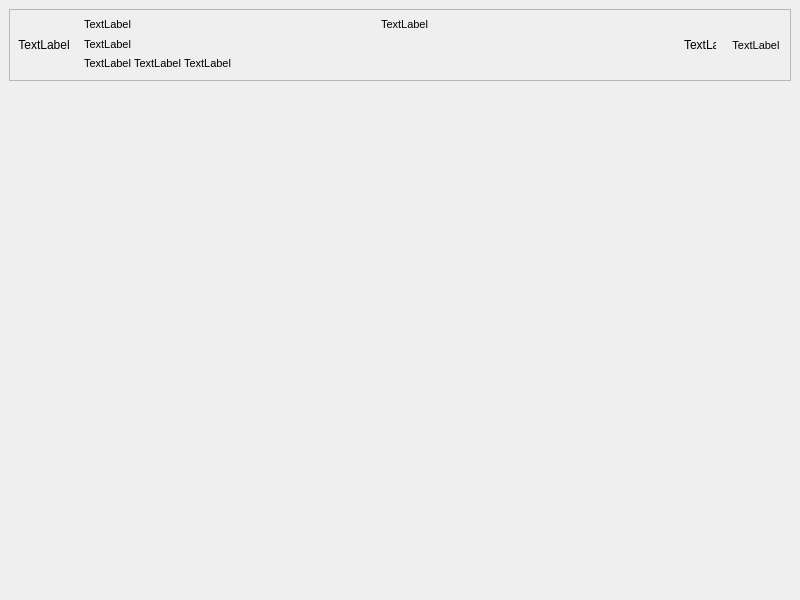
<?xml version="1.0" encoding="UTF-8"?>
<ui version="4.0">
 <class>MainWindow</class>
 <widget class="QMainWindow" name="MainWindow">
  <property name="geometry">
   <rect>
    <x>0</x>
    <y>0</y>
    <width>800</width>
    <height>600</height>
   </rect>
  </property>
  <property name="windowTitle">
   <string>MainWindow</string>
  </property>
  <widget class="QWidget" name="centralwidget">
   <layout class="QVBoxLayout" name="verticalLayout">
    <item>
     <widget class="QFrame" name="TrackDelegate_Mid_Frame">
      <property name="sizePolicy">
       <sizepolicy hsizetype="Preferred" vsizetype="Preferred">
        <horstretch>1</horstretch>
        <verstretch>0</verstretch>
       </sizepolicy>
      </property>
      <property name="minimumSize">
       <size>
        <width>0</width>
        <height>72</height>
       </size>
      </property>
      <property name="maximumSize">
       <size>
        <width>16777215</width>
        <height>72</height>
       </size>
      </property>
      <property name="frameShape">
       <enum>QFrame::StyledPanel</enum>
      </property>
      <property name="frameShadow">
       <enum>QFrame::Raised</enum>
      </property>
      <layout class="QHBoxLayout" name="horizontalLayout_2">
       <property name="spacing">
        <number>8</number>
       </property>
       <property name="leftMargin">
        <number>2</number>
       </property>
       <property name="topMargin">
        <number>2</number>
       </property>
       <property name="rightMargin">
        <number>2</number>
       </property>
       <property name="bottomMargin">
        <number>2</number>
       </property>
       <item>
        <widget class="QLabel" name="TrackDelegate_Mid_Cover_pixmap">
         <property name="minimumSize">
          <size>
           <width>64</width>
           <height>64</height>
          </size>
         </property>
         <property name="maximumSize">
          <size>
           <width>64</width>
           <height>64</height>
          </size>
         </property>
         <property name="text">
          <string>TextLabel</string>
         </property>
         <property name="alignment">
          <set>Qt::AlignCenter</set>
         </property>
        </widget>
       </item>
       <item>
        <widget class="QFrame" name="frame_2">
         <property name="sizePolicy">
          <sizepolicy hsizetype="Preferred" vsizetype="Preferred">
           <horstretch>1</horstretch>
           <verstretch>0</verstretch>
          </sizepolicy>
         </property>
         <property name="frameShape">
          <enum>QFrame::NoFrame</enum>
         </property>
         <property name="frameShadow">
          <enum>QFrame::Raised</enum>
         </property>
         <layout class="QGridLayout" name="gridLayout">
          <property name="leftMargin">
           <number>0</number>
          </property>
          <property name="topMargin">
           <number>0</number>
          </property>
          <property name="rightMargin">
           <number>0</number>
          </property>
          <property name="bottomMargin">
           <number>0</number>
          </property>
          <property name="spacing">
           <number>2</number>
          </property>
          <item row="0" column="0">
           <widget class="QLabel" name="TrackDelegate_Mid_title_label">
            <property name="sizePolicy">
             <sizepolicy hsizetype="Preferred" vsizetype="Preferred">
              <horstretch>1</horstretch>
              <verstretch>0</verstretch>
             </sizepolicy>
            </property>
            <property name="minimumSize">
             <size>
              <width>0</width>
              <height>24</height>
             </size>
            </property>
            <property name="maximumSize">
             <size>
              <width>16777215</width>
              <height>24</height>
             </size>
            </property>
            <property name="font">
             <font>
              <family>Segoe UI</family>
              <pointsize>8</pointsize>
              <bold>false</bold>
             </font>
            </property>
            <property name="text">
             <string>TextLabel</string>
            </property>
           </widget>
          </item>
          <item row="0" column="1">
           <widget class="QLabel" name="TrackDelegate_Mid_album_label">
            <property name="sizePolicy">
             <sizepolicy hsizetype="Preferred" vsizetype="Preferred">
              <horstretch>1</horstretch>
              <verstretch>0</verstretch>
             </sizepolicy>
            </property>
            <property name="minimumSize">
             <size>
              <width>0</width>
              <height>24</height>
             </size>
            </property>
            <property name="maximumSize">
             <size>
              <width>16777215</width>
              <height>24</height>
             </size>
            </property>
            <property name="font">
             <font>
              <family>Segoe UI</family>
              <pointsize>8</pointsize>
              <bold>false</bold>
             </font>
            </property>
            <property name="text">
             <string>TextLabel</string>
            </property>
           </widget>
          </item>
          <item row="1" column="0">
           <widget class="QFrame" name="frame_3">
            <property name="sizePolicy">
             <sizepolicy hsizetype="Preferred" vsizetype="Preferred">
              <horstretch>0</horstretch>
              <verstretch>0</verstretch>
             </sizepolicy>
            </property>
            <property name="frameShape">
             <enum>QFrame::NoFrame</enum>
            </property>
            <property name="frameShadow">
             <enum>QFrame::Raised</enum>
            </property>
            <layout class="QGridLayout" name="gridLayout_2">
             <property name="leftMargin">
              <number>0</number>
             </property>
             <property name="topMargin">
              <number>0</number>
             </property>
             <property name="rightMargin">
              <number>0</number>
             </property>
             <property name="bottomMargin">
              <number>0</number>
             </property>
             <property name="spacing">
              <number>2</number>
             </property>
             <item row="0" column="0" colspan="3">
              <widget class="QLabel" name="TrackDelegate_Mid_artist_label">
               <property name="sizePolicy">
                <sizepolicy hsizetype="Preferred" vsizetype="Preferred">
                 <horstretch>0</horstretch>
                 <verstretch>0</verstretch>
                </sizepolicy>
               </property>
               <property name="font">
                <font>
                 <family>Segoe UI</family>
                 <pointsize>8</pointsize>
                 <bold>false</bold>
                </font>
               </property>
               <property name="text">
                <string>TextLabel</string>
               </property>
              </widget>
             </item>
             <item row="1" column="2">
              <widget class="QLabel" name="TrackDelegate_Mid_misc3_label">
               <property name="minimumSize">
                <size>
                 <width>0</width>
                 <height>0</height>
                </size>
               </property>
               <property name="maximumSize">
                <size>
                 <width>16777215</width>
                 <height>16777215</height>
                </size>
               </property>
               <property name="font">
                <font>
                 <family>Segoe UI</family>
                 <pointsize>8</pointsize>
                 <bold>false</bold>
                </font>
               </property>
               <property name="text">
                <string>TextLabel</string>
               </property>
              </widget>
             </item>
             <item row="1" column="1">
              <widget class="QLabel" name="TrackDelegate_Mid_misc2_label">
               <property name="minimumSize">
                <size>
                 <width>0</width>
                 <height>0</height>
                </size>
               </property>
               <property name="maximumSize">
                <size>
                 <width>16777215</width>
                 <height>16777215</height>
                </size>
               </property>
               <property name="font">
                <font>
                 <family>Segoe UI</family>
                 <pointsize>8</pointsize>
                 <bold>false</bold>
                </font>
               </property>
               <property name="text">
                <string>TextLabel</string>
               </property>
              </widget>
             </item>
             <item row="1" column="3">
              <spacer name="horizontalSpacer">
               <property name="orientation">
                <enum>Qt::Horizontal</enum>
               </property>
               <property name="sizeHint" stdset="0">
                <size>
                 <width>40</width>
                 <height>20</height>
                </size>
               </property>
              </spacer>
             </item>
             <item row="1" column="0">
              <widget class="QLabel" name="TrackDelegate_Mid_misc1_label">
               <property name="minimumSize">
                <size>
                 <width>0</width>
                 <height>0</height>
                </size>
               </property>
               <property name="maximumSize">
                <size>
                 <width>16777215</width>
                 <height>16777215</height>
                </size>
               </property>
               <property name="font">
                <font>
                 <family>Segoe UI</family>
                 <pointsize>8</pointsize>
                 <bold>false</bold>
                </font>
               </property>
               <property name="text">
                <string>TextLabel</string>
               </property>
              </widget>
             </item>
             <item row="2" column="0" colspan="4">
              <spacer name="verticalSpacer_3">
               <property name="orientation">
                <enum>Qt::Vertical</enum>
               </property>
               <property name="sizeHint" stdset="0">
                <size>
                 <width>20</width>
                 <height>40</height>
                </size>
               </property>
              </spacer>
             </item>
            </layout>
           </widget>
          </item>
          <item row="1" column="1">
           <spacer name="verticalSpacer">
            <property name="orientation">
             <enum>Qt::Vertical</enum>
            </property>
            <property name="sizeHint" stdset="0">
             <size>
              <width>20</width>
              <height>40</height>
             </size>
            </property>
           </spacer>
          </item>
         </layout>
        </widget>
       </item>
       <item>
        <widget class="QLabel" name="TrackDelegate_Mid_isLiked_pixmap">
         <property name="minimumSize">
          <size>
           <width>32</width>
           <height>0</height>
          </size>
         </property>
         <property name="maximumSize">
          <size>
           <width>32</width>
           <height>16777215</height>
          </size>
         </property>
         <property name="text">
          <string>TextLabel</string>
         </property>
        </widget>
       </item>
       <item>
        <widget class="QLabel" name="TrackDelegate_Mid_time_label">
         <property name="minimumSize">
          <size>
           <width>64</width>
           <height>0</height>
          </size>
         </property>
         <property name="maximumSize">
          <size>
           <width>64</width>
           <height>16777215</height>
          </size>
         </property>
         <property name="font">
          <font>
           <family>Segoe UI</family>
           <pointsize>8</pointsize>
           <bold>false</bold>
          </font>
         </property>
         <property name="text">
          <string>TextLabel</string>
         </property>
         <property name="alignment">
          <set>Qt::AlignCenter</set>
         </property>
        </widget>
       </item>
      </layout>
     </widget>
    </item>
    <item>
     <spacer name="verticalSpacer_2">
      <property name="orientation">
       <enum>Qt::Vertical</enum>
      </property>
      <property name="sizeHint" stdset="0">
       <size>
        <width>20</width>
        <height>40</height>
       </size>
      </property>
     </spacer>
    </item>
   </layout>
  </widget>
 </widget>
 <resources/>
 <connections/>
</ui>
